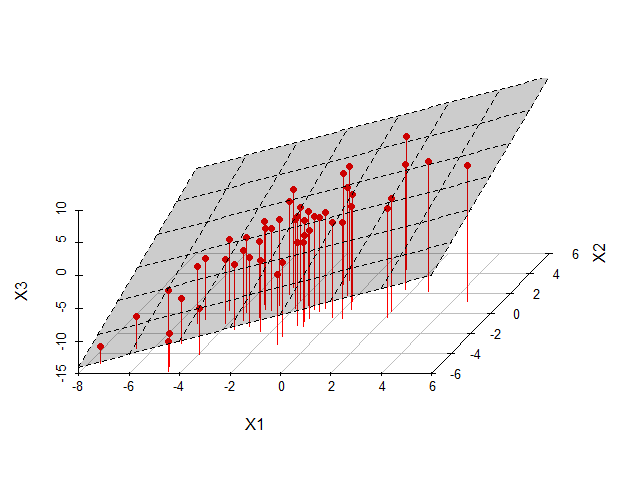

Recreate this plot in R.
library(mvtnorm)
library(copula)
library(scatterplot3d)
library(clusterGeneration)
library(tidyverse)

set.seed(1989)

Sigma <- matrix(c(7, 3.5,
                  3.5, 5), nrow = 2, ncol = 2, byrow = T)

X <- rmvnorm(50, c(-2, 0), sigma = Sigma) %>% as.data.frame()
X[,3] <- X[,1] + X[,2]

colnames(X) <- c("X1", "X2", "X3")

s3d <- scatterplot3d(X, type = "h", color = "red",
                     angle=55, pch = 16, grid=TRUE, box=FALSE)

# Add regression plane
my.lm <- lm(X$X3 ~ X$X1 + X$X2)
s3d$plane3d(my.lm, draw_lines = T, draw_polygon = T)
